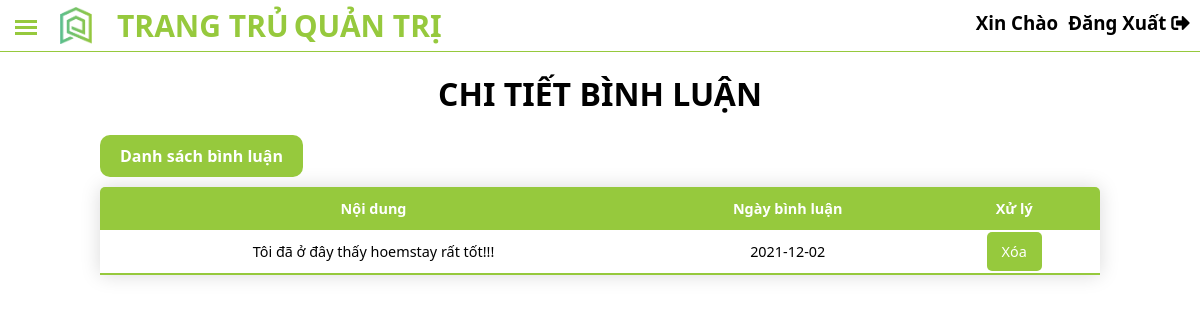
The page /binh_luan/chitiet_showbl.php?ma_hs=19 on the database its author committed.
### tables this page shows
CREATE TABLE `binh_luan` (
  `ma_bl` int(11) NOT NULL,
  `ma_kh` int(11) NOT NULL,
  `ma_hs` int(11) NOT NULL,
  `noi_dung` text NOT NULL,
  `ngay_bl` date NOT NULL
);

### database/database.php (called while the page is built, shortened)
<?php
class database
{
   public $conn;
   public function connect()
   {
      try {
         $this->conn = new PDO("mysql:host=localhost;dbname=du_an1; charset=utf8", "root", "");
         $this->conn->setAttribute(PDO::ATTR_ERRMODE, PDO::ERRMODE_EXCEPTION);
      } catch (PDOException $error) {
         echo "lỗi kết nối:" . $error->getMessage();
      }
   }
   public function select_all($sql_all)
   {
      try {
         $stmt = $this->conn->prepare($sql_all);
         $stmt->execute();
         $result = $stmt->fetchAll(PDO::FETCH_ASSOC);
         return $result;
      } catch (PDOException $error) {
         echo "lỗi kết nối:" . $error->getMessage();
      } finally {
         unset($conn);
      }
   }
}

### class/class.php (called while the page is built, shortened)
<?php
include_once "../database/database.php";
class user_class
{
    public $controll;
    public function __construct()
    {
        $this->controll = new database();
    }
    public function show_binhluan($ma_hs)
    {
        $show_binhluan = "SELECT * FROM binh_luan INNER JOIN khach_hang ON binh_luan.ma_kh=khach_hang.ma_kh WHERE ma_hs = '$ma_hs' ORDER BY ngay_bl DESC";
        $result = $this->controll->select_all($show_binhluan);
        return $result;
    }
}

### binh_luan/chitiet_showbl.php (the view, shortened to what this page needs)
<?php include_once "../class/class.php"; ?>
<?php include_once "../admin/admin.php"; ?>
<div class="container">
<?php include_once "../class/class.php" ?>
<?php
$list = new user_class();
?>
<h1>Chi tiết bình luận</h1>
<a class="list" href="./adshow_bl.php">Danh sách bình luận</a>
<table class="content-table">
  <thead>
    <tr>
      <th>Nội dung</th>
      <th>Ngày bình luận</th>
      <th>Xử lý</th>
    </tr>
  </thead>
  <tbody>
  <?php
    $ma_hs  = $_GET['ma_hs'];
    $home = $list->show_binhluan($ma_hs);
    foreach ($home as $row) { ?>
    <tr>
        <td><?php echo $row['noi_dung'] ?></td>
        <td><?php echo $row['ngay_bl'] ?></td>
        <td><a class="delete" onclick="return confirm('Bạn muốn xóa bình luận?')" href="chitiet_showbl.php?delid=<?php echo $row['ma_bl']; ?>">Xóa</a></td>
    </tr>
    <?php } ?>
  </tbody>
</table>
</div>

### css/admin.css (style rules this page uses)
* { margin: 0; padding: 0; box-sizing: border-box; outline: none; font-family: 'Segoe UI', Tahoma, Geneva, Verdana, sans-serif; }
.container { max-width: 1000px; text-align: center; margin: auto; }

### binh_luan/chitiet_showbl.php (style rules this page uses)
.container { max-width: 1000px; margin: auto; }
.container h1 { text-transform: uppercase; padding: 20px 0; }
.container .list { float: left; padding: 10px 20px; margin-bottom: 10px; background-color: #96c93d; border-radius: 10px; text-decoration: none; color: #fff; font-weight: bold; transition: all 0.3s ease-in-out; }
.content-table { border-collapse: collapse; margin: 25px 0; font-size: 0.9em; width: 1000px; border-radius: 5px 5px 0 0; overflow: hidden; box-shadow: 0 0 20px rgba(0, 0, 0, 0.15); }
.content-table thead tr { background-color: #96c93d; color: #ffffff; text-align: center; font-weight: bold; }
.content-table th, .content-table td { padding: 12px 15px; }
.content-table tbody tr { border-bottom: 1px solid #dddddd; transition: all 0.3s ease-in-out; }
.content-table td .delete { text-decoration: none; color: #fff; padding: 10px 15px; background-color: #96c93d; border-radius: 5px; transition: all 0.3s ease-in-out; }
.content-table tbody tr:last-of-type { border-bottom: 2px solid #96c93d; }

### rows shown on the page
binh_luan: noi_dung "Tôi đã ở đây thấy hoemstay rất tốt!!!", ngay_bl "2021-12-02"
